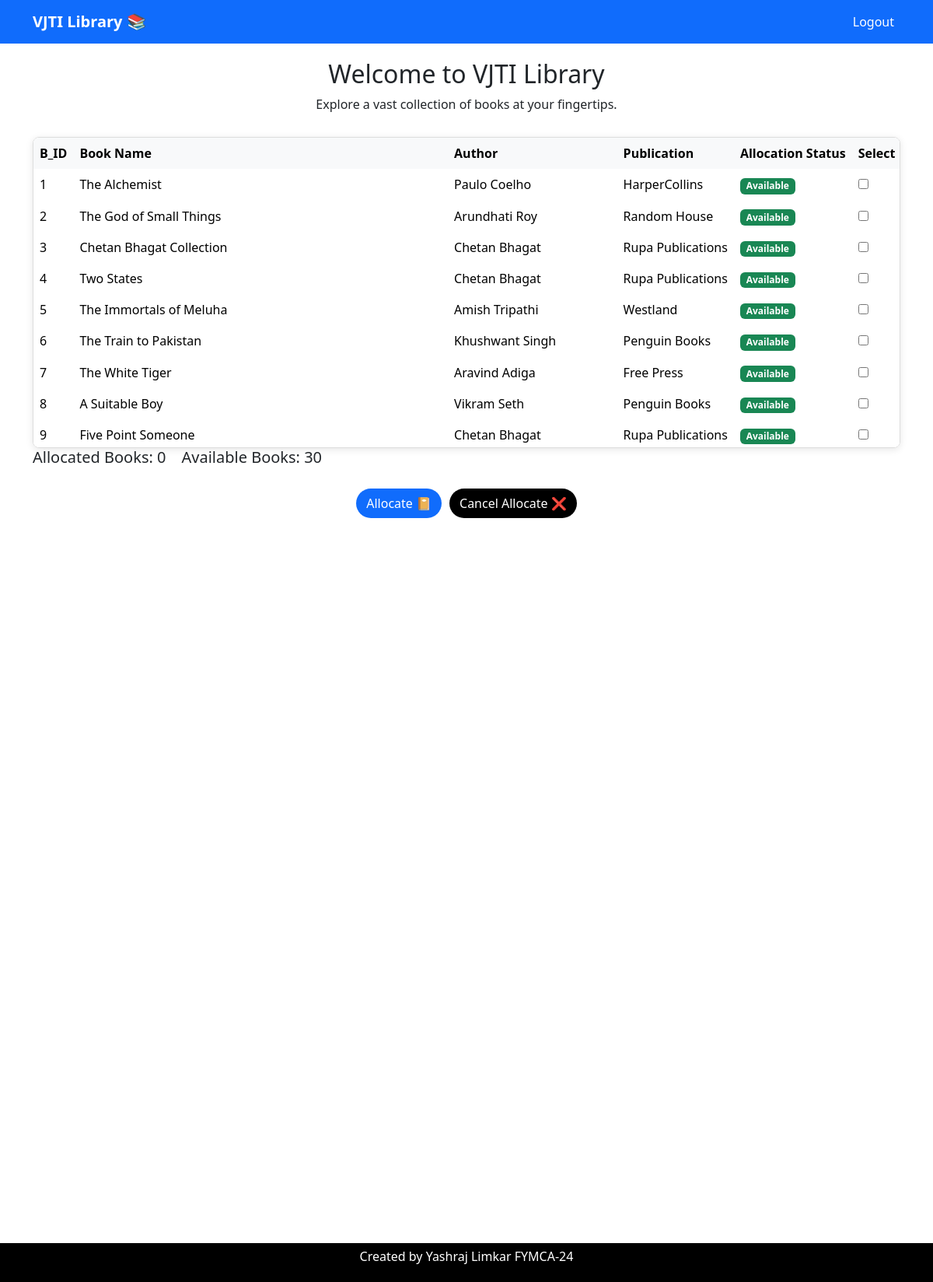
Page /books/book_list/ (signed in) on the committed database.
### books/models.py (models this page shows, shortened)
class Book(models.Model):
    b_id = models.AutoField(primary_key=True)
    book_name = models.CharField(max_length=255)
    author = models.CharField(max_length=255)
    publication = models.CharField(max_length=255)
    allocation_status = models.CharField(max_length=50, default='Available')  # Using CharField for status
    allocated_to = models.ForeignKey(User, null=True, blank=True, on_delete=models.SET_NULL)

### books/views.py (the view, shortened to what this page needs)
# urls.py: path('book_list/', views.book_list, name='book_list'),
@login_required
def book_list(request):
    books = Book.objects.all()
    return render(request, 'books/book_list.html', {'books': books})

### books/templates/books/book_list.html (shortened to what this page needs)
{% load static %}
<!DOCTYPE html>
<html lang="en">
<head>
    <link rel="stylesheet" href="{% static 'css/bootstrap.min.css' %}">
    <link rel="stylesheet" href="https://unpkg.com/bootstrap@5.3.3/dist/css/bootstrap.min.css">
    <link rel="stylesheet" href="https://cdn.jsdelivr.net/npm/bootstrap-icons@1.11.3/font/bootstrap-icons.min.css">
</head>
<body>
    <nav class="navbar navbar-expand-lg navbar-light">
        <div class="container">
            <a class="navbar-brand text-white" href="#"><b>VJTI Library 📚</b></a>
            <div class="collapse navbar-collapse" id="navbarNav">
                <ul class="navbar-nav ms-auto">
                    <li class="nav-item">
                        <a class="nav-link" href="{% url 'books:logout' %}">Logout</a>
                    </li>
                </ul>
            </div>
        </div>
    </nav>
    <div class="container">
        <h2>Welcome to VJTI Library</h2>
        <p class="text-center">Explore a vast collection of books at your fingertips.</p>
        <form method="post">
            <div class="table-container">
                <table class="table table-borderless bsb-table-xl text-nowrap align-middle m-0">
                    <thead>
                        <tr>
                            <th>B_ID</th>
                            <th>Book Name</th>
                            <th>Author</th>
                            <th>Publication</th>
                            <th>Allocation Status</th>
                            <th>Select</th>
                        </tr>
                    </thead>
                    <tbody>
                        {% for book in books %}
                        <tr>
                            <td>{{ book.b_id }}</td>
                            <td>{{ book.book_name }}</td>
                            <td>{{ book.author }}</td>
                            <td>{{ book.publication }}</td>
                            <td>
                                {% if book.allocation_status == 'Available' %}
                                    <span class="badge bg-success">Available</span>
                                {% elif book.allocation_status == 'Allocated' %}
                                    <span class="badge bg-danger">Allocated</span>
                                {% endif %}
                            </td>
                            <td><input type="checkbox" name="books" value="{{ book.b_id }}"></td>
                        </tr>
                        {% endfor %}
                    </tbody>
                </table>
            </div>
            <div class="allocated-counters">
                <h5>Allocated Books: <span id="allocated-count">0</span></h5>
                <h5>Available Books: <span id="available-count">0</span></h5>
            </div>
            <div class="fixed-bottom-buttons">
                <button type="submit" name="action" value="allocate" class="btn btn-allocate">Allocate 📔</button>
                <button type="submit" name="action" value="cancel_allocate" class="btn btn-cancel">Cancel Allocate ❌</button>
            </div>
        </form>
    </div>
    <footer>
        <p>Created by Yashraj Limkar FYMCA-24</p>
    </footer>
</body>
</html>

### books/templates/books/book_list.html (style rules this page uses)
.navbar { background-color: #106cfc; }
.navbar .nav-link { color: white; }
.fixed-bottom-buttons { display: flex; justify-content: center; gap: 10px; margin-top: 20px; flex-wrap: wrap; }
.table-container { margin-top: 30px; padding: 0px; border: 1px solid #ddd; border-radius: 0.5rem; background-color: #fff; box-shadow: 0 2px 10px rgba(0, 0, 0, 0.1); max-height: 400px; overflow-y: auto; }
.table thead th { position: sticky; top: 0; background-color: #f8f9fa; z-index: 10; }
footer { text-align: center; padding: 10px 0; background-color: black; color: white; position: fixed; left: 0; bottom: 0; width: 100%; height: 50px; display: flex; align-items: center; justify-content: center; z-index: 1000; }
h2 { margin-top: 20px; text-align: center; }
.btn-allocate { background-color: #106cfc; color: white; border-radius: 20px; }
.btn-cancel { background-color: black; color: white; border-radius: 20px; }
.allocated-counters { display: flex; gap: 20px; align-items: center; margin-left: auto; }

### rows in the picture
Book: b_id "1", book_name "The Alchemist", author "Paulo Coelho", publication "HarperCollins", allocation_status "Available"
Book: b_id "2", book_name "The God of Small Things", author "Arundhati Roy", publication "Random House", allocation_status "Available"
Book: b_id "3", book_name "Chetan Bhagat Collection", author "Chetan Bhagat", publication "Rupa Publications", allocation_status "Available"
Book: b_id "4", book_name "Two States", author "Chetan Bhagat", publication "Rupa Publications", allocation_status "Available"
Book: b_id "5", book_name "The Immortals of Meluha", author "Amish Tripathi", publication "Westland", allocation_status "Available"
Book: b_id "6", book_name "The Train to Pakistan", author "Khushwant Singh", publication "Penguin Books", allocation_status "Available"
Book: b_id "7", book_name "The White Tiger", author "Aravind Adiga", publication "Free Press", allocation_status "Available"
Book: b_id "8", book_name "A Suitable Boy", author "Vikram Seth", publication "Penguin Books", allocation_status "Available"
Book: b_id "9", book_name "Five Point Someone", author "Chetan Bhagat", publication "Rupa Publications", allocation_status "Available"
